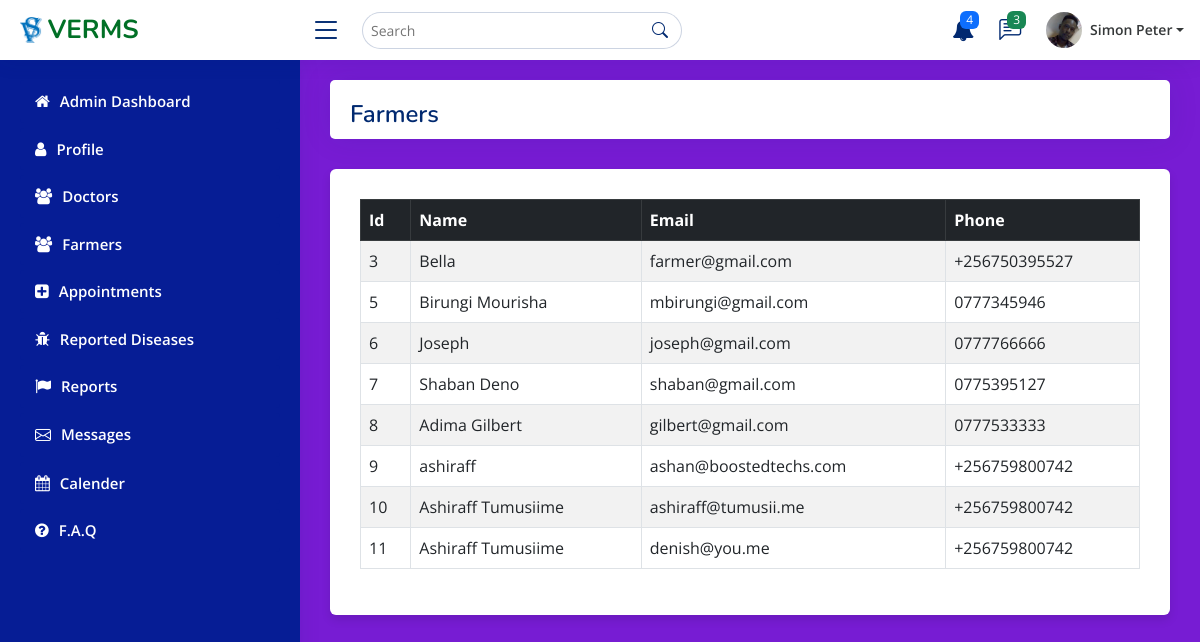
Screenshot of /admin/pages-farmers.php with the database file from the repository.
### tables this page shows
CREATE TABLE `user` (
  `user_Id` int NOT NULL AUTO_INCREMENT,
  `name` varchar(255) NOT NULL,
  `email` varchar(255) NOT NULL,
  `phone` varchar(13) NOT NULL,
  `user_type` varchar(50) NOT NULL,
  `description` text,
  `job` char(100) DEFAULT NULL,
  `country` char(100) DEFAULT NULL,
  `company` char(100) DEFAULT NULL,
  `address` char(200) DEFAULT NULL,
  `password` char(64) NOT NULL DEFAULT '03ac674216f3e15c761ee1a5e255f067953623c8b388b4459e13f978d7c846f4',
  PRIMARY KEY (`user_Id`)
);

### admin/pages-farmers.php (the view, shortened to what this page needs)
<!DOCTYPE html>
<html lang="en">
<head>
    <link href="assets/vendor/bootstrap/css/bootstrap.min.css" rel="stylesheet">
  <link href="assets/vendor/bootstrap-icons/bootstrap-icons.css" rel="stylesheet">
  <link href="assets/vendor/boxicons/css/boxicons.min.css" rel="stylesheet">
  <link href="assets/vendor/quill/quill.snow.css" rel="stylesheet">
  <link href="assets/vendor/quill/quill.bubble.css" rel="stylesheet">
  <link href="assets/vendor/remixicon/remixicon.css" rel="stylesheet">
  <link href="assets/vendor/simple-datatables/style.css" rel="stylesheet">
  <link rel="stylesheet" href="assets/css/datatables.min.css">
  <link rel="stylesheet" href="assets/vendor/font-awesome/css/font-awesome.min.css">
  <link href="assets/css/main.css" rel="stylesheet">
</head>
<?php
include 'config.php';
$retreive = "SELECT * FROM user WHERE user_Type = 'farmer'";
$sql_query = mysqli_query($conn, $retreive);
?>
  <body>
  <header id="header" class="header fixed-top d-flex align-items-center">
    <div class="d-flex align-items-center justify-content-between">
      <a href="admin_page.php" class="logo d-flex align-items-center">
        <img src="assets/img/logo.png" alt="">
        <span class="d-none d-lg-block">VERMS</span>
      </a>
      <i class="bi bi-list toggle-sidebar-btn"></i>
    </div>
    <div class="search-bar">
      <form class="search-form d-flex align-items-center" method="POST" action="#">
        <input type="text" name="query" placeholder="Search" title="Enter search keyword">
        <button type="submit" title="Search"><i class="bi bi-search"></i></button>
      </form>
    </div>
    <nav class="header-nav ms-auto">
      <ul class="d-flex align-items-center">
        <li class="nav-item dropdown">
<a class="nav-link nav-icon" href="#" data-bs-toggle="dropdown">
<i class="fa fa-bell" aria-hidden="true"></i>
  <span class="badge bg-primary badge-number">4</span>
</a>
</li>
<li class="nav-item dropdown">
<a class="nav-link nav-icon" href="#" data-bs-toggle="dropdown">
  <i class="bi bi-chat-left-text"></i>
  <span class="badge bg-success badge-number">3</span>
</a>
</li>
<li class="nav-item dropdown pe-3">
<a class="nav-link nav-profile d-flex align-items-center pe-0" href="#" data-bs-toggle="dropdown">
  <img src="assets/img/profile.jpg" alt="Profile" class="rounded-circle">
  <span class="d-none d-md-block dropdown-toggle ps-2">Simon Peter</span>
</a>
</li>
</ul>
</nav>
  </header>
  <aside id="sidebar" class="sidebar">
    <ul class="sidebar-nav" id="sidebar-nav">
      <li class="nav-item">
        <a class="nav-link " href="admin_page.php">
        <i class="fa fa-home" aria-hidden="true"></i>
          <span>Admin Dashboard</span>
        </a>
      </li>
      <li class="nav-item">
        <a class="nav-link collapsed" href="users-profile.php">
        <i class="fa fa-user" aria-hidden="true"></i>
          <span>Profile</span>
        </a>
      </li>
      <li class="nav-item">
        <a class="nav-link collapsed" href="pages-doctors.php">
        <i class="fa fa-users" aria-hidden="true"></i>
          <span>Doctors</span>
        </a>
      </li>
      <li class="nav-item">
        <a class="nav-link collapsed" href="pages-farmers.php">
        <i class="fa fa-users" aria-hidden="true"></i>
          <span>Farmers</span>
        </a>
      </li>
      <li class="nav-item">
        <a class="nav-link collapsed" href="pages-appointments.php">
        <i class="fa fa-plus-square" aria-hidden="true"></i>
          <span>Appointments</span>
        </a>
      </li>
      <li class="nav-item">
        <a class="nav-link collapsed" href="pages-diseases.php">
        <i class="fa fa-bug" aria-hidden="true"></i>
          <span>Reported Diseases</span>
        </a>
      </li>
      <li class="nav-item">
        <a class="nav-link collapsed" href="pages-reports.php">
        <i class="fa fa-flag" aria-hidden="true"></i>
          <span>Reports</span>
        </a>
      </li>
      <li class="nav-item">
        <a class="nav-link collapsed" href="pages-messages.php">
          <i class="bi bi-envelope"></i>
          <span>Messages</span>
        </a>
      </li>
      <li class="nav-item">
        <a class="nav-link collapsed" href="pages-calender.php">
        <i class="fa fa-calendar" aria-hidden="true"></i>
          <span>Calender</span>
        </a>
      </li>
      <li class="nav-item">
        <a class="nav-link collapsed" href="pages-faq.php">
        <i class="fa fa-question-circle" aria-hidden="true"></i>
          <span>F.A.Q</span>
        </a>
      </li>
    </ul>
  </aside>
  <main id="main" class="main">
<div class="col-12">
              <div class="card">
                <div class="pagetitle">
                  <h1>Farmers</h1>
                </div>
              </div>
              <div class="container">
        <div class="row">
            <div class="col-12">
                <div class="data_table">
                    <table id="example" class="table table-striped table-bordered">
                      <thead class="table-dark">
                      <tr>
                                <th>Id</th>
                                <th>Name</th>
                                <th>Email</th>
                                <th>Phone</th>
                            </tr>
                        </thead>
                        <tbody>
                        <?php
                  while ($rows = mysqli_fetch_assoc($sql_query) ) {
                  ?>
                            <tr>
                                <td><?php   echo $rows['user_Id']; ?></td>
                                <td><?php   echo $rows['name']; ?></td>
                                <td><?php   echo $rows['email']; ?></td>
                                <td><?php   echo $rows['phone']; ?></td>
                            </tr>
                            <?php
                          }
                           ?>
                        </tbody>
                    </table>
                </div>
            </div>
        </div>
  </main>
</body>
</html>

### admin/assets/css/main.css (style rules this page uses)
:root { scroll-behavior: smooth; }
body { font-family: "Open Sans", sans-serif; background: #771cd3; color: #444444; }
a { color: #4154f1; text-decoration: none; }
h1, h2, h3, h4, h5, h6 { font-family: "Nunito", sans-serif; }
#main { margin-top: 60px; padding: 20px 30px; transition: all 0.3s; }
.pagetitle { margin-top: 20px; margin-bottom: 10px; margin-left: 20px; }
.pagetitle h1 { font-size: 24px; margin-bottom: 0; font-weight: 600; color: #012970; }
.card { margin-bottom: 30px; border: none; border-radius: 5px; box-shadow: 0px 0 30px rgba(1, 41, 112, 0.1); }
.logo { line-height: 1; }
@media (min-width: 1200px) { .logo { width: 280px; } }
.logo img { max-height: 26px; margin-right: 6px; }
.logo span { font-size: 26px; font-weight: 700; color: #017026; font-family: "Nunito", sans-serif; }
.header { transition: all 0.5s; z-index: 997; height: 60px; box-shadow: 0px 2px 20px rgba(1, 41, 112, 0.1); background-color: #fff; padding-left: 20px; }
.header .toggle-sidebar-btn { font-size: 32px; padding-left: 10px; cursor: pointer; color: #012970; }
.header .search-bar { min-width: 360px; padding: 0 20px; }
.header .search-form { width: 100%; }
.header .search-form input { border: 0; font-size: 14px; color: #232b2b; border: 1px solid rgba(1, 41, 112, 0.2); padding: 7px 38px 7px 8px; border-radius: 30px; transition: 0.3s; width: 100%; }
.header .search-form button { border: 0; padding: 0; margin-left: -30px; background: none; }
.header .search-form button i { color: #012970; }
.header-nav ul { list-style: none; }
.header-nav>ul { margin: 0; padding: 0; }
.header-nav .nav-icon { font-size: 22px; color: #012970; margin-right: 25px; position: relative; }
.header-nav .nav-profile { color: #353839; }
.header-nav .nav-profile img { max-height: 36px; }
.header-nav .nav-profile span { font-size: 14px; font-weight: 600; }
.header-nav .badge-number { position: absolute; inset: -2px -5px auto auto; font-weight: normal; font-size: 12px; padding: 3px 6px; }
.sidebar { position: fixed; top: 60px; left: 0; bottom: 0; width: 300px; z-index: 996; transition: all 0.3s; padding: 20px; overflow-y: auto; scrollbar-width: thin; scrollbar-color: #aab7cf transparent; box-shadow: 0px 0px 20px rgba(1, 41, 112, 0.1); background-color: #061d95; }
@media (min-width: 1200px) { #main, #footer { margin-left: 300px; } }
.sidebar-nav { padding: 0; margin: 0; list-style: none; }
.sidebar-nav li { padding: 0; margin: 0; list-style: none; }
.sidebar-nav .nav-item { margin-bottom: 5px; }
.sidebar-nav .nav-link { display: flex; align-items: center; font-size: 15px; font-weight: 600; color: #fff; transition: 0.3; background: #061d95; padding: 10px 15px; border-radius: 4px; }
.sidebar-nav .nav-link i { font-size: 16px; margin-right: 10px; color: #fff; }
.sidebar-nav .nav-link.collapsed { color: #fff; background: #061d95; }
.sidebar-nav .nav-link.collapsed i { color: #fff; }
.container { position: relative; max-width: 100%; width: 100%; border-radius: 6px; padding: 30px; background-color: #fff; box-shadow: 0 5px 10px rgba(0, 0, 0, 0.1); }

### rows the page displays
user: user_Id "3", name "Bella", email "farmer@gmail.com", phone "+256750395527"
user: user_Id "5", name "Birungi Mourisha", email "mbirungi@gmail.com", phone "0777345946"
user: user_Id "6", name "Joseph", email "joseph@gmail.com", phone "0777766666"
user: user_Id "7", name "Shaban Deno", email "shaban@gmail.com", phone "0775395127"
user: user_Id "8", name "Adima Gilbert", email "gilbert@gmail.com", phone "0777533333"
user: user_Id "9", name "ashiraff", email "ashan@boostedtechs.com", phone "+256759800742"
user: user_Id "10", name "Ashiraff Tumusiime", email "ashiraff@tumusii.me", phone "+256759800742"
user: user_Id "11", name "Ashiraff Tumusiime", email "denish@you.me", phone "+256759800742"
